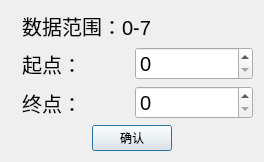
<?xml version="1.0" encoding="UTF-8"?>
<ui version="4.0">
 <class>selectDialogClass</class>
 <widget class="QDialog" name="selectDialogClass">
  <property name="geometry">
   <rect>
    <x>0</x>
    <y>0</y>
    <width>264</width>
    <height>157</height>
   </rect>
  </property>
  <property name="windowTitle">
   <string>选择起点和终点</string>
  </property>
  <layout class="QVBoxLayout" name="verticalLayout">
   <item>
    <widget class="QLabel" name="label">
     <property name="font">
      <font>
       <pointsize>15</pointsize>
      </font>
     </property>
     <property name="text">
      <string>  数据范围：0-7</string>
     </property>
    </widget>
   </item>
   <item>
    <layout class="QGridLayout" name="gridLayout">
     <item row="0" column="0">
      <widget class="QLabel" name="label_3">
       <property name="font">
        <font>
         <pointsize>15</pointsize>
        </font>
       </property>
       <property name="text">
        <string>  起点：</string>
       </property>
      </widget>
     </item>
     <item row="1" column="0">
      <widget class="QLabel" name="label_2">
       <property name="font">
        <font>
         <pointsize>15</pointsize>
        </font>
       </property>
       <property name="text">
        <string>  终点：</string>
       </property>
      </widget>
     </item>
     <item row="0" column="1">
      <widget class="QSpinBox" name="spb_start">
       <property name="font">
        <font>
         <pointsize>15</pointsize>
        </font>
       </property>
      </widget>
     </item>
     <item row="1" column="1">
      <widget class="QSpinBox" name="spb_end">
       <property name="font">
        <font>
         <pointsize>15</pointsize>
        </font>
       </property>
      </widget>
     </item>
    </layout>
   </item>
   <item>
    <layout class="QHBoxLayout" name="horizontalLayout">
     <item>
      <spacer name="horizontalSpacer">
       <property name="orientation">
        <enum>Qt::Horizontal</enum>
       </property>
       <property name="sizeHint" stdset="0">
        <size>
         <width>40</width>
         <height>20</height>
        </size>
       </property>
      </spacer>
     </item>
     <item>
      <widget class="QPushButton" name="btn_ok">
       <property name="text">
        <string>确认</string>
       </property>
      </widget>
     </item>
     <item>
      <spacer name="horizontalSpacer_2">
       <property name="orientation">
        <enum>Qt::Horizontal</enum>
       </property>
       <property name="sizeHint" stdset="0">
        <size>
         <width>40</width>
         <height>20</height>
        </size>
       </property>
      </spacer>
     </item>
    </layout>
   </item>
  </layout>
 </widget>
 <layoutdefault spacing="6" margin="11"/>
 <resources/>
 <connections/>
</ui>
